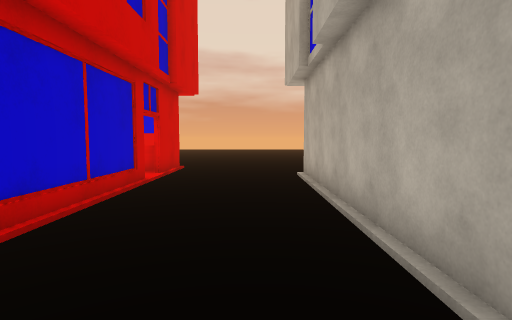
View 1 (above)

24 first-person views from a walk through a Unity game level. The camera is 1.3 m above the floor, tilts 4° down and sees 80° across. The floor is counted in squares, 1 m on a side. Each view is taken from the middle of a square. On the plan, view 1 faces up. The plan holds only what a view shows up to about 14 squares ahead; the rest is blank. The place goes on beyond the plan. The player character is not drawn.

View 2
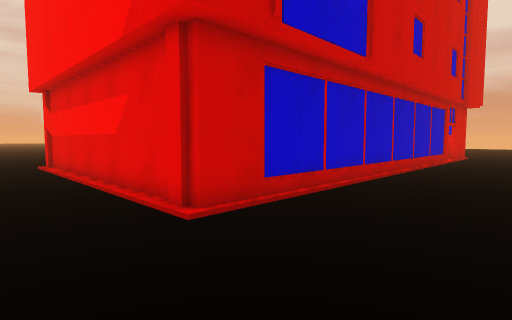

View 3
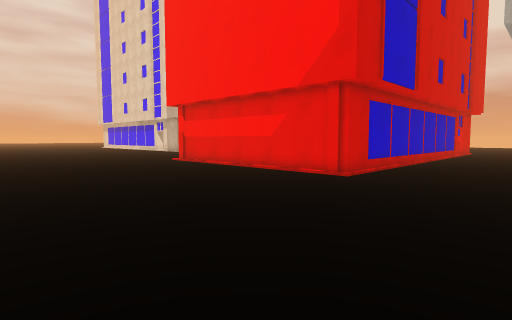

View 4
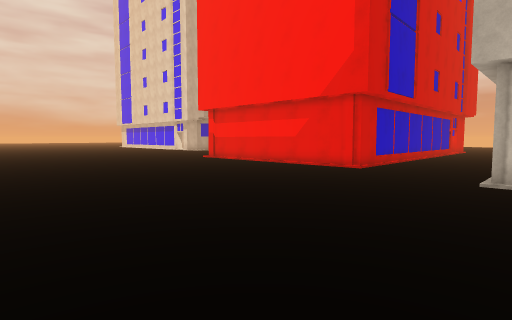

View 5
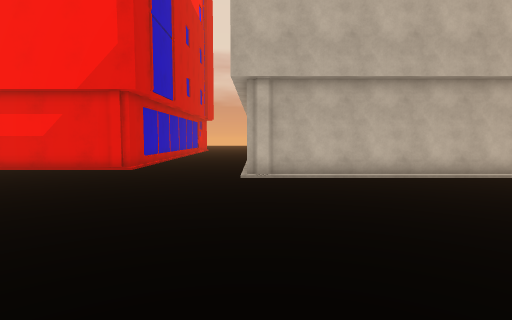

View 6
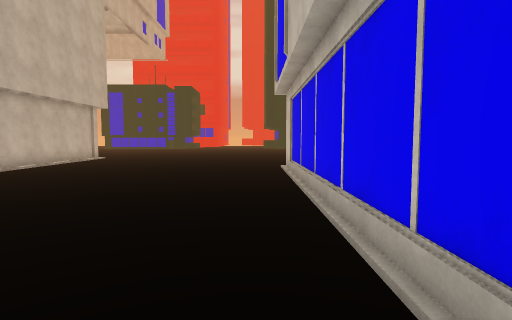

View 7
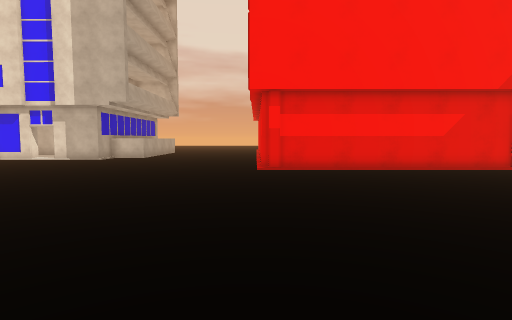

View 8
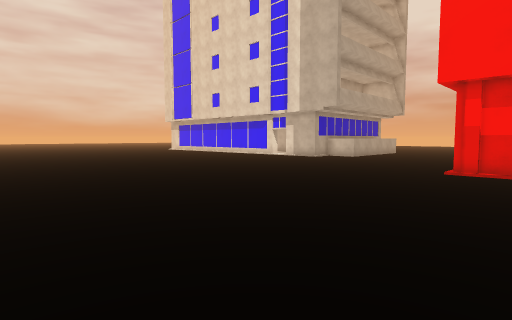

View 9
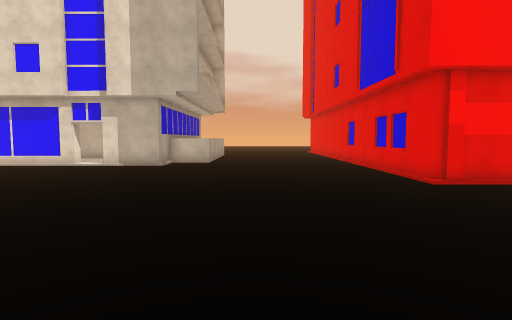

View 10
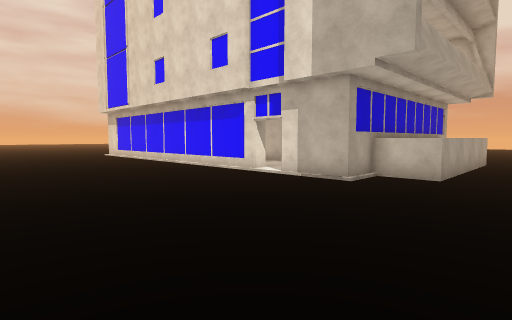

View 11
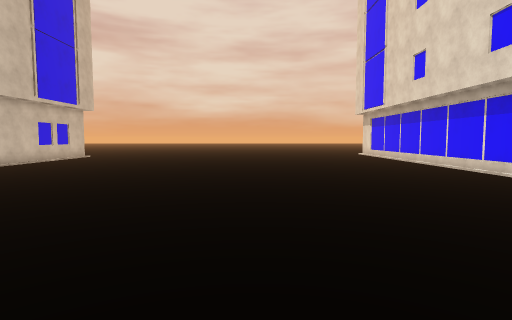

View 12
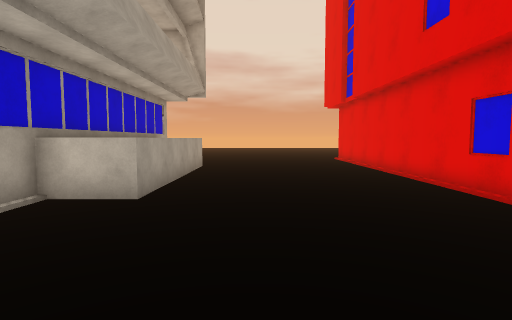

View 13
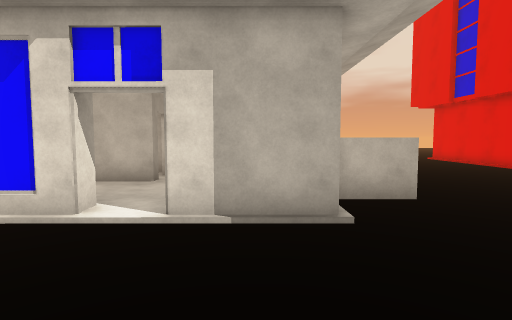

View 14
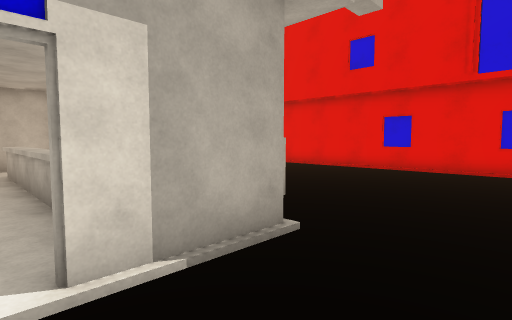

View 15
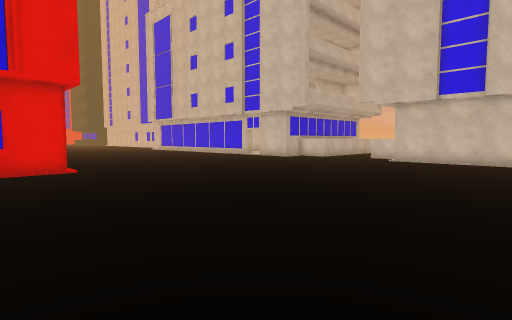

View 16
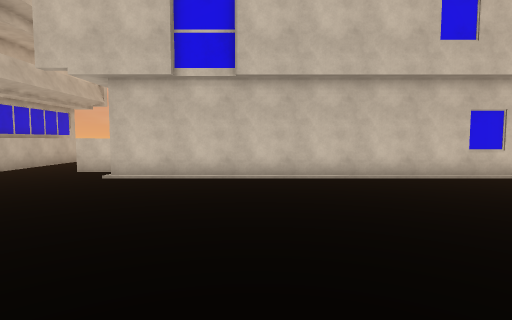

View 17
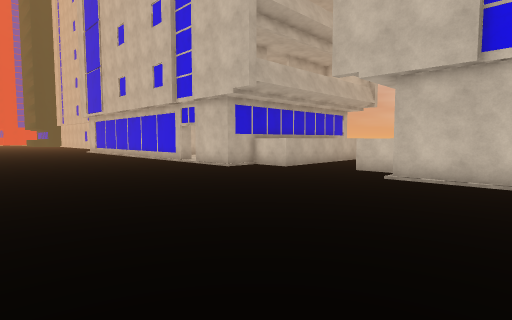

View 18
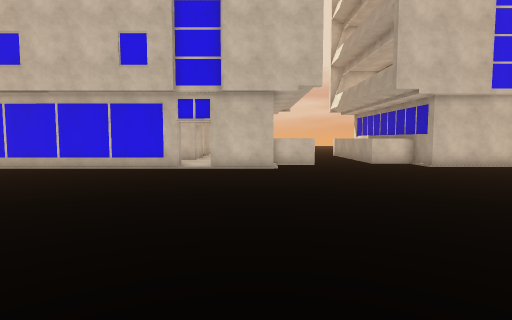

View 19
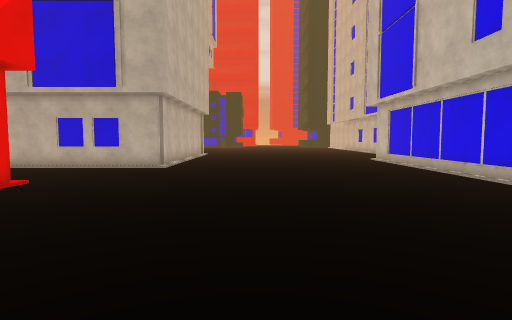

View 20
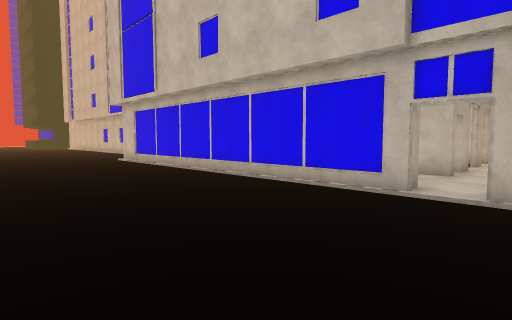

View 21
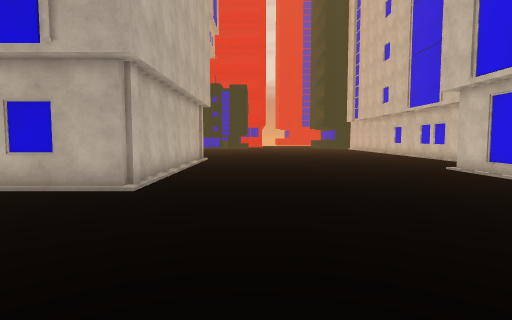

View 22
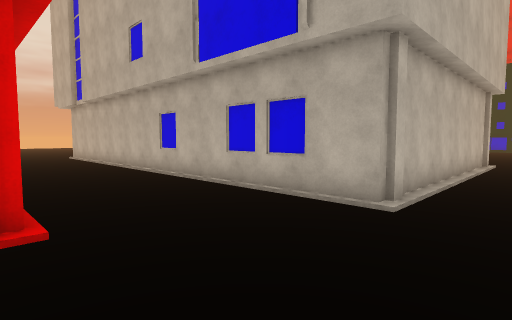

View 23
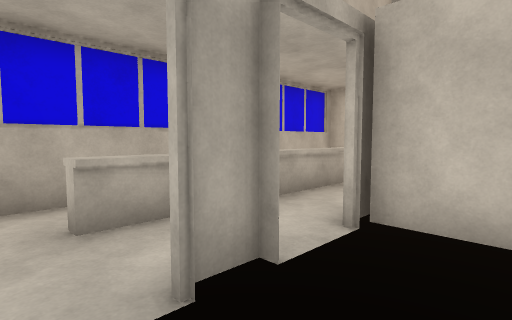

View 24
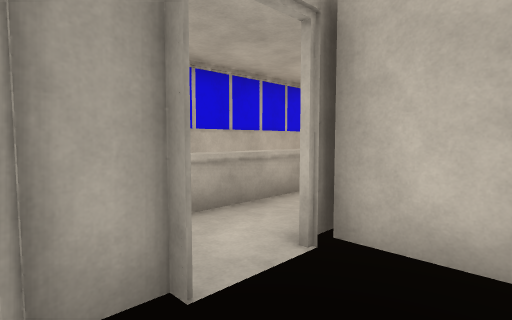

### Floor plan
Key: @ floor where view 1 was taken; # wall or solid block; x gap in a wall; . floor; B building.
Columns run from 34 left of view 1 to 8 right of it. Each row starts with its distance up from view 1.
  9    .     B                     B....#
  8    . x BBBBB.......#           B....#
  7      # BBBBB.......#           B....#
  6        BBBBB.......#           B..  #
  5    ### BBBBB.......#           B... #
  4     .x BBBBB.......#           B....#
  3    ### BBBBB.......#           B....#
  2        BBBBB.......#           B....#
  1        BBBBB.......B           B....#
  0        BBB.........B           B..@.#
 -1 BBBBB# ###.........#           B....#
 -2 ...................#           B....B
 -3 ...................B           B....#
 -4 ...................B           B....#
 -5 ...................B           B....#
 -6 ...................#           #....B
 -7 ...................#############....B
 -8 ....................................#
 -9 ....................................#
-10 ....................................BBBBBBB
-11 ...........................................
-12 ...........................................
-13 ...........................................
-14 ...........................................
-15 ...........................................
-16 ...........................................
-17 ...........................................
-18 ...........................................
-19 ...........................................
-20 ...........................................
-21 .....................##..BBBBBBBBBBBBBBB#..
-22 B#####BBB#####......B B  B               B

Where each view was taken, in squares from view 1:
view 1: 0 up, 0 right, facing up
view 2: 10 down, 1 right, facing up-left
view 3: 17 down, 2 right, facing up-left
view 4: 20 down, 3 right, facing up-left
view 5: 20 down, 2 right, facing up
view 6: 20 down, 7 left, facing right
view 7: 20 down, 15 left, facing up
view 8: 20 down, 12 left, facing up-left
view 9: 16 down, 20 left, facing up
view 10: 10 down, 20 left, facing up-left
view 11: 10 down, 20 left, facing left
view 12: 6 down, 20 left, facing up
view 13: 6 down, 26 left, facing up
view 14: 4 down, 28 left, facing up-right
view 15: 4 down, 28 left, facing down-right
view 16: 12 down, 26 left, facing down
view 17: 12 down, 25 left, facing down-right
view 18: 8 down, 13 left, facing down
view 19: 14 down, 12 left, facing right
view 20: 14 down, 12 left, facing down-right
view 21: 13 down, 6 left, facing right
view 22: 12 down, 4 left, facing up-right
view 23: 9 up, 31 left, facing down-right
view 24: 8 up, 31 left, facing down-right
